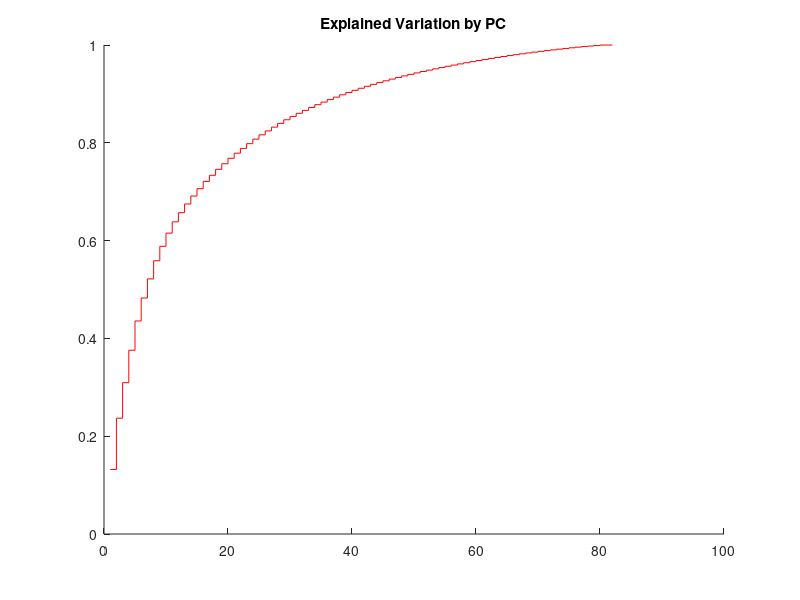

Here is the MATLAB script that generated this plot: (Note: this script raises an error after producing the figure.)
% Sean Bennett
% HW6

%% Question 1

load('CancerMicroarray.mat')

numTumors = length(G)
numGenes = length(X)

% There are 2308 different genes sequenced from 83 different tumors.

[coeffPC, scorePC, latentPC] = pca(X);

cumulativeLatent = cumsum(latentPC) / sum(latentPC);

numPC = max(find(cumulativeLatent < 0.95));

% You need 52 or 53 PCs to explain 95% of the data

figure;
hold on;
stairs(cumulativeLatent, 'Color', 'r');
title('Explained Variation by PC');
refline(0, 0.95);
line([52 52],[0 1]);
hold off;

trainingindicies = randsample(1:numTumors, 66);
testindicies = 1:83;
testindicies(ismember(testindicies,trainingindicies)) = [];

trainingdata = X(trainingindicies,:);
testdata = X(testindicies,:);
trainingClass = G(trainingindicies);
testClass = G(testindicies);

linClass = fitcdiscr(trainingdata, trainingClass);
testPred = predict(linClass, testdata);

quadClass = fitdiscr(trainingdata, trainingClass, 'DiscrimType', 'quad');

%[classObs, errorObs] = classify 


%% Question 2

